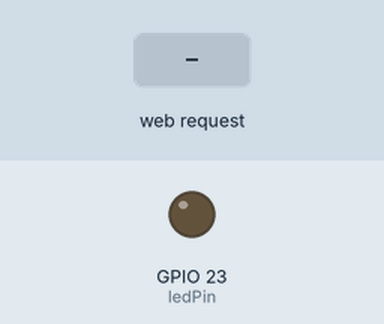
A sketch run on a simulated ESP32. On the bench: output pins drawn as LEDs (lit = HIGH). The inputs (shaded band) are chosen by the test bench. WiFi joins after 1.5 s; servers stay silent unless stated; what the sketch prints to the serial monitor is not drawn.

Above: at 2.7 s.
2.8 s: HTTP request GET /toggle received
At 3.9 s:
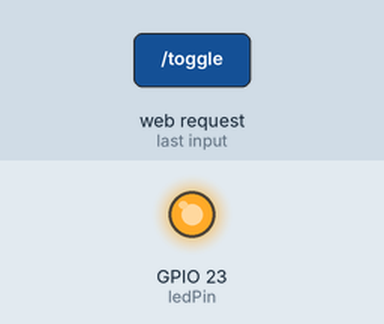
Timing chart, 0 to 5.8 s (numbered marks = the images above; inputs shaded):
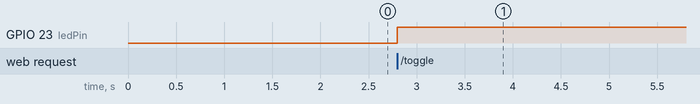

Measured:
- after the input at 2.8 s, GPIO 23 (ledPin): LOW → HIGH at once

The sketch:

encender_led_pagina.ino
```cpp
#include <WiFi.h>
#include <WebServer.h>

// Configuración de la red WiFi
const char* ssid = "ARRIS-67C2";
const char* password = "Jorgeurias12";

// Configuración del servidor web en el puerto 80
WebServer server(80);

// Pin donde está conectado el LED
const int ledPin = 23;

// Variable para almacenar el estado del LED
bool ledState = LOW;

void setup() {
  Serial.begin(9600);
  pinMode(ledPin, OUTPUT);
  digitalWrite(ledPin, ledState);

  // Conexión a la red WiFi
  Serial.println("Conectando a WiFi...");
  WiFi.begin(ssid, password);
  while (WiFi.status() != WL_CONNECTED) {
    delay(500);
    Serial.print(".");
  }
  Serial.println("");
  Serial.println("WiFi conectado");
  Serial.println("Dirección IP: ");
  Serial.println(WiFi.localIP());

  // Definir rutas para manejar peticiones HTTP
  server.on("/", handleRoot);
  server.on("/toggle", handleToggle);

  server.begin();
  Serial.println("Servidor HTTP iniciado");
}

void loop() {
  server.handleClient();
}

void handleRoot() {
  String html = "<html><head>";
  html += "<style>";
  html += "body { font-family: Arial, sans-serif; text-align: center; margin-top: 50px; }";
  html += "h1 { color: #333; }";
  html += "button { padding: 15px 30px; font-size: 20px; color: white; background-color: #4CAF50; border: none; border-radius: 5px; cursor: pointer; margin: 10px; }";
  html += "button:hover { background-color: #45a049; }";
  html += "</style>";
  html += "</head><body>";
  html += "<h1>Control del Foco</h1>";
  if (ledState == HIGH) {
    html += "<p><a href=\"/toggle\"><button>Apagar Foco</button></a></p>";
  } else {
    html += "<p><a href=\"/toggle\"><button>Encender Foco</button></a></p>";
  }
  html += "</body></html>";
  server.send(200, "text/html", html);
}

void handleToggle() {
  ledState = !ledState;  // Cambiar el estado del LED
  digitalWrite(ledPin, ledState);
  server.sendHeader("Location", "/");
  server.send(303);
}
```
